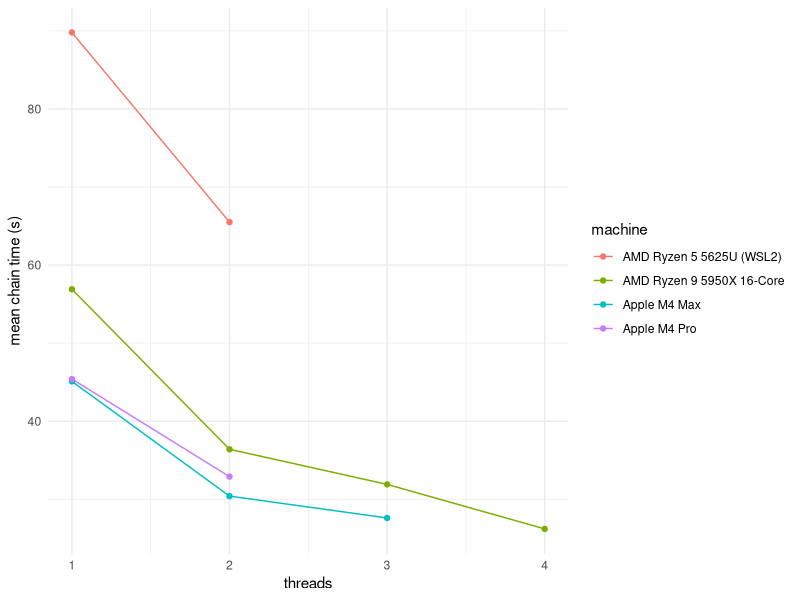

Generate this figure with R:
## ---- chunk 1
knitr::opts_chunk$set(
  collapse = TRUE,
  comment = "#>"
)
## ---- chunk 2
library(tidyverse)
res <- read_csv("results.csv")

res |>
  group_by(machine, threads) |>
  summarise(mean_chain = min(mean_chain), .groups = "drop") |>   # cached run = the lower one
  pivot_wider(names_from = threads, values_from = mean_chain, names_prefix = "threads=") |>
  knitr::kable(digits = 1)
## ---- chunk 3
res |>
  group_by(machine, threads) |>
  summarise(mean_chain = min(mean_chain), .groups = "drop") |>
  ggplot(aes(threads, mean_chain, colour = machine)) +
  geom_line() + geom_point() +
  labs(y = "mean chain time (s)") + theme_minimal()
